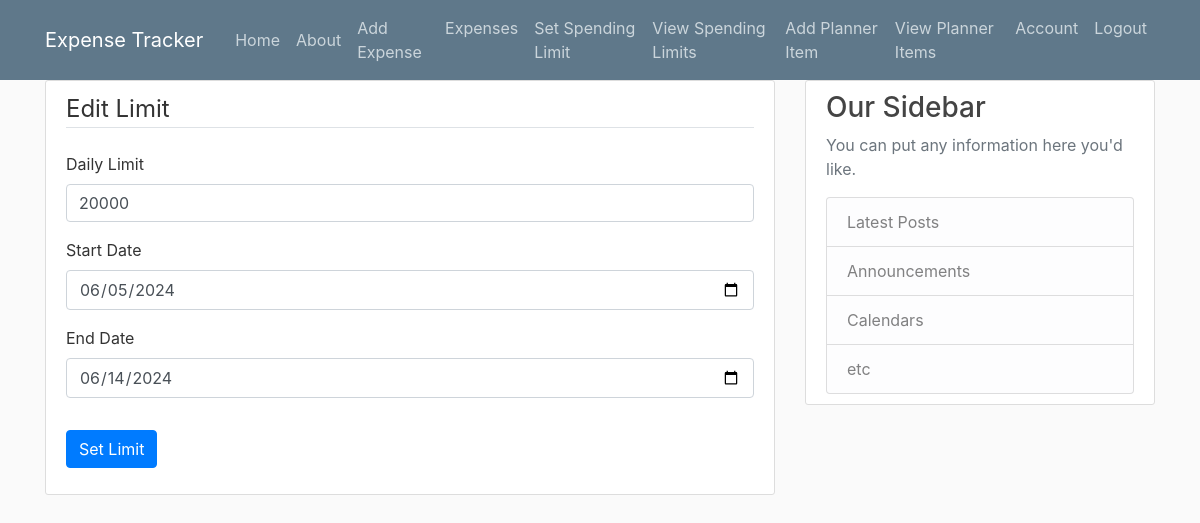
Screenshot of /spending_limit/2/edit (signed in) with the database file from the repository.
### expense_app/models.py (models this page shows, shortened)
class SpendingLimit(db.Model):
    id = db.Column(db.Integer, primary_key=True)
    daily_limit = db.Column(db.Integer, nullable=False)
    start_date = db.Column(db.DateTime, nullable=False,
                           default=datetime.utcnow)
    end_date = db.Column(db.DateTime)
    user_id = db.Column(db.Integer, db.ForeignKey('user.id'), nullable=False)

### expense_app/routes.py (the view)
@app.route("/spending_limit/<int:limit_id>/edit", methods=['GET', 'POST'])
@login_required
def edit_spending_limit(limit_id):
    limit = SpendingLimit.query.get_or_404(limit_id)
    if limit.user_id != current_user.id:
        abort(403)
    form = SpendingLimitForm()
    if form.validate_on_submit():
        limit.daily_limit = form.daily_limit.data
        limit.start_date = form.start_date.data
        limit.end_date = form.end_date.data
        db.session.commit()
        flash('Spending limit updated successfully!', 'success')
        return redirect(url_for('view_spending_limits'))
    elif request.method == 'GET':
        form.daily_limit.data = limit.daily_limit
        form.start_date.data = limit.start_date
        form.end_date.data = limit.end_date
    return render_template('create_spending_limit.html', title='Edit Spending Limit', form=form, limit=limit, legend='Edit Limit')

### expense_app/forms.py (shortened to what this page needs)
class SpendingLimitForm(FlaskForm):
    daily_limit = IntegerField('Daily Limit', validators=[DataRequired()])
    start_date = DateField('Start Date', format='%Y-%m-%d', validators=[DataRequired()])
    end_date = DateField('End Date', format='%Y-%m-%d', validators=[DataRequired()])
    submit = SubmitField('Set Limit')

### expense_app/models.py (called while the page is built)
@login_manager.user_loader
def load_user(user_id):
    return User.query.get(int(user_id))

### expense_app/templates/create_spending_limit.html (shortened to what this page needs)
{% extends "layout.html" %}
{% block content %}
    <div class="content-section">
        <form method="POST" action="">
            <fieldset class="form-group">
                <legend class="border-bottom mb-4">{{ legend }}</legend>
                <div class="form-group">
                    {{ form.daily_limit.label(class="form-control-label") }}
                    {% if form.daily_limit.errors %}
                        {{ form.daily_limit(class="form-control is-invalid") }}
                        <div class="invalid-feedback">
                            {% for error in form.daily_limit.errors %}
                                <span>{{ error }}</span>
                            {% endfor %}
                        </div>
                    {% else %}
                        {{ form.daily_limit(class="form-control") }}
                    {% endif %}
                </div>
                <div class="form-group">
                    {{ form.start_date.label(class="form-control-label") }}
                    {% if form.start_date.errors %}
                        {{ form.start_date(class="form-control is-invalid") }}
                        <div class="invalid-feedback">
                            {% for error in form.start_date.errors %}
                                <span>{{ error }}</span>
                            {% endfor %}
                        </div>
                    {% else %}
                        {{ form.start_date(class="form-control") }}
                    {% endif %}
                </div>
                <div class="form-group">
                    {{ form.end_date.label(class="form-control-label") }}
                    {% if form.end_date.errors %}
                        {{ form.end_date(class="form-control is-invalid") }}
                        <div class="invalid-feedback">
                            {% for error in form.end_date.errors %}
                                <span>{{ error }}</span>
                            {% endfor %}
                        </div>
                    {% else %}
                        {{ form.end_date(class="form-control") }}
                    {% endif %}
                </div>
            </fieldset>
            <div class="form-group">
                <button type="submit" class="btn btn-primary">Set Limit</button>
            </div>
        </form>
    </div>
{% endblock %}

### expense_app/static/main.css (style rules this page uses)
body { background: #fafafa; color: #333333; margin-top: 5rem; }
.content-section { background: #ffffff; padding: 10px 20px; border: 1px solid #dddddd; border-radius: 3px; margin-bottom: 20px; }

### rows the page displays
SpendingLimit: daily_limit "20000", start_date "06/05/2024", end_date "06/14/2024"

### other values shown
{{ legend }} "Edit Limit"
